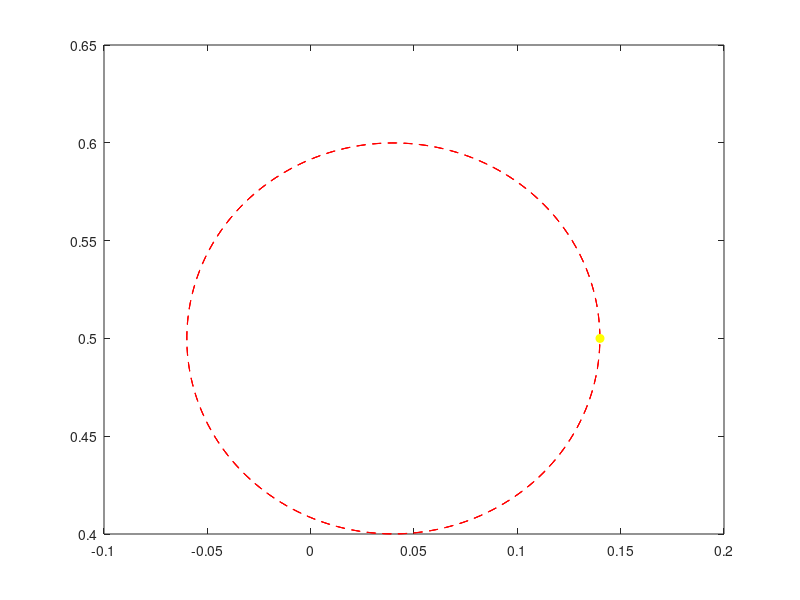

The MATLAB source for this figure: (Note: this script raises an error after producing the figure.)
clc;
clear all; 
close all;

% Circle's parameters
center = [0.04, 0.5];
radius = 0.1;
num_points = 200;  % Number of points along the circle

% Time scaling factor to speed up rotation
rotation_speed_factor = 3;  

% Create scaled angles for faster rotation
angles = linspace(0, 2 * pi * rotation_speed_factor, num_points);

% Calculate x and y coordinates of the circle
x_coords = center(1) + radius * cos(angles);
y_coords = center(2) + radius * sin(angles);

% Linkage lengths
L1 = 0.2;
L2 = 0.4;
L3 = 0.2;
L4 = 0.3;
L5 = 0.3;
L6 = 0.1;

% Initial positions of points A, B, and P
P = struct('x', x_coords(1), 'y', y_coords(1));  % Moving point P
A = struct('x', 0, 'y', 0);  % Fixed point A
B = struct('x', L6, 'y', 0); % Fixed point B

% Initialize figure
figure;
plot(x_coords, y_coords, 'r--'); % Circle path in red dashed line
hold on;

% Plot moving point P
hBP = plot(P.x, P.y, 'yo', 'MarkerFaceColor', 'y');

% Initial calculations of points D, E, and C
D = solveD(A, P, L2, L3 + L5);
E = solveE(D, P, L3);
C = solveC(B, E, L1, L4);

% Plot the initial linkage structure
hL2 = plot([A.x D.x], [A.y D.y], 'g-', 'LineWidth', 2);
hL3 = plot([D.x E.x], [D.y E.y], 'c-', 'LineWidth', 2);
hL5 = plot([E.x P.x], [E.y P.y], 'y-', 'LineWidth', 2);
hL6 = plot([A.x B.x], [A.y B.y], 'b-', 'LineWidth', 2);
hL1 = plot([B.x C.x], [B.y C.y], 'r-', 'LineWidth', 2);
hL4 = plot([C.x E.x], [C.y E.y], 'm-', 'LineWidth', 2);

% Set axis limits and scaling
axis([-1 1 -1 1]);
axis equal;  % Ensure equal scaling of the axes
set(gca, 'YDir', 'reverse'); % Reverse the y-axis for proper orientation

% Animation loop with faster circle rotation
constraint_violations = 0;
for i = 1:num_points
    % Update point P coordinates based on the circle's path
    P.x = x_coords(i);
    P.y = y_coords(i);

    % Update the position of point P in the plot
    set(hBP, 'XData', P.x, 'YData', P.y);

    % Recalculate positions of points D, E, and C
    D = solveD(A, P, L2, L3 + L5);
    E = solveE(D, P, L3);
    C = solveC(B, E, L1, L4);

    % Update linkage positions in the plot
    set(hL2, 'XData', [A.x D.x], 'YData', [A.y D.y]);
    set(hL3, 'XData', [D.x E.x], 'YData', [D.y E.y]);
    set(hL5, 'XData', [E.x P.x], 'YData', [E.y P.y]);
    set(hL1, 'XData', [B.x real(C.x)], 'YData', [B.y real(C.y)]);
    set(hL4, 'XData', [real(C.x) E.x], 'YData', [real(C.y) E.y]);

    % Check constraint for linkage L1 (B to C distance)
    dist_BC = sqrt((B.x - real(C.x))^2 + (B.y - real(C.y))^2);
    if abs(dist_BC - L1) > 1e-6  % Small tolerance for numerical errors
        constraint_violations = constraint_violations + 1;
    end

    % Update the figure to display current frame
    drawnow;
end

% Display the number of constraint violations (if any)
disp(['Number of constraint violations: ', num2str(constraint_violations)]);

% Video recording (optional)
% Uncomment the following lines to create a video
% v = VideoWriter('animation1.mp4', 'MPEG-4');
% open(v);
% for i = 1:num_points
%     frame = getframe(gcf);
%     writeVideo(v, frame);
% end
% close(v);
